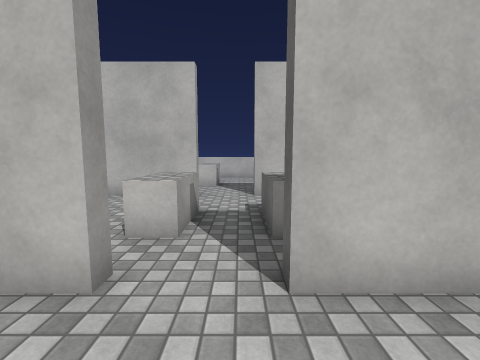
view 1 (above)

20 first-person views from a walk through a Unity game level. The camera is 1.4 m above the floor, tilts 6° down and sees 90° across. The floor is counted in squares, 1 m on a side. Each view is taken from the middle of a square. On the plan, view 1 faces up. The plan holds only what a view shows up to about 13 squares ahead; the rest is blank. The place goes on beyond the plan. Surface patterns are stand-ins for the level's own textures.

view 2
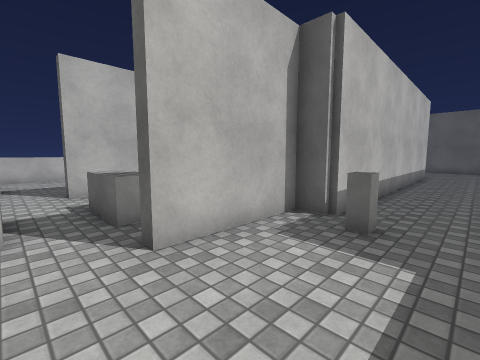

view 3
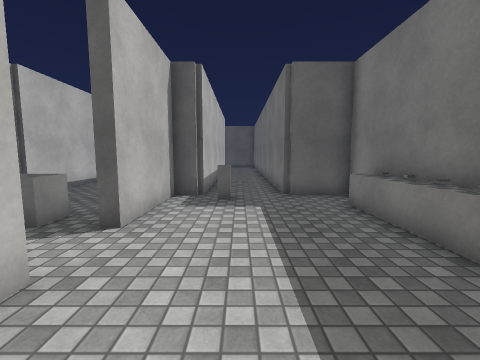

view 4
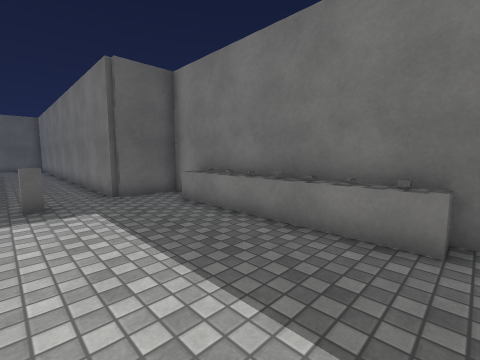

view 5
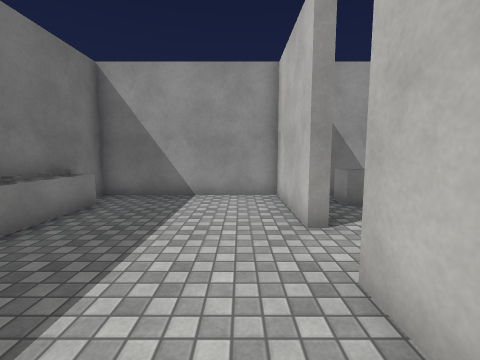

view 6
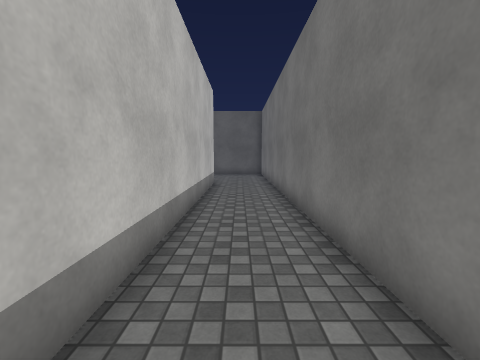

view 7
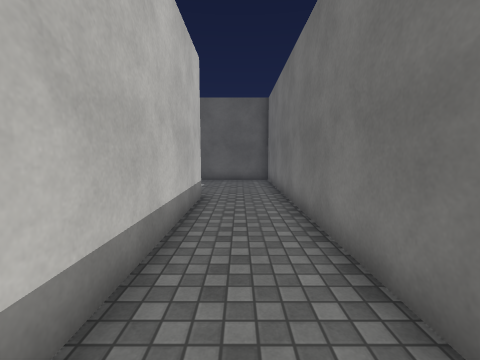

view 8
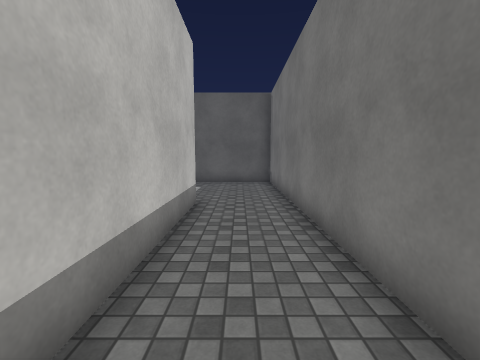

view 9
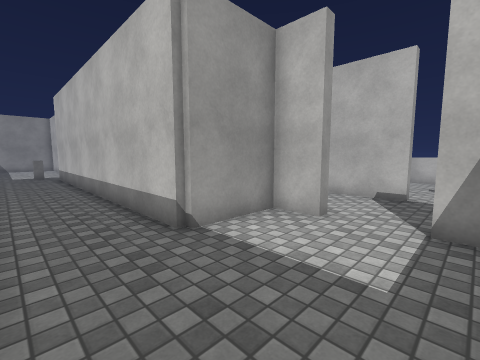

view 10
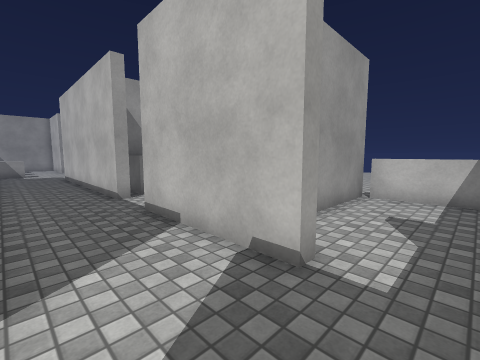

view 11
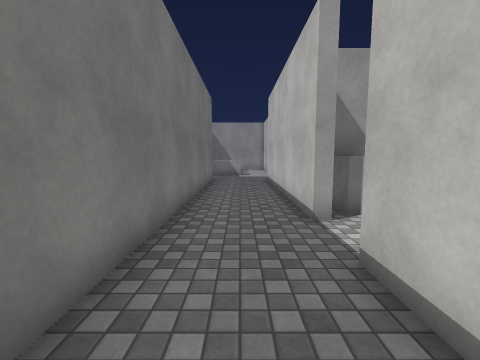

view 12
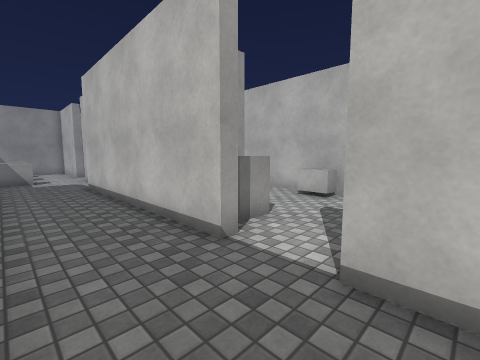

view 13
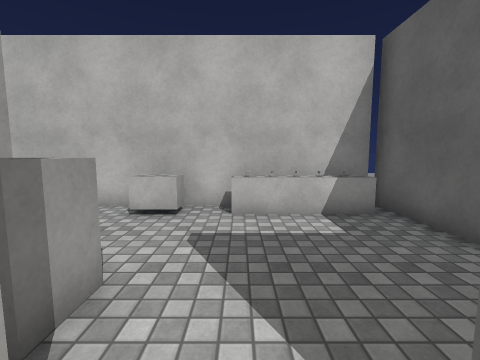

view 14
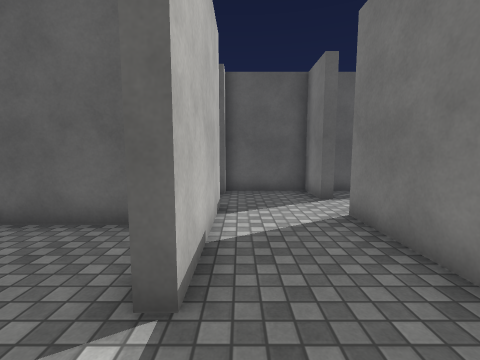

view 15
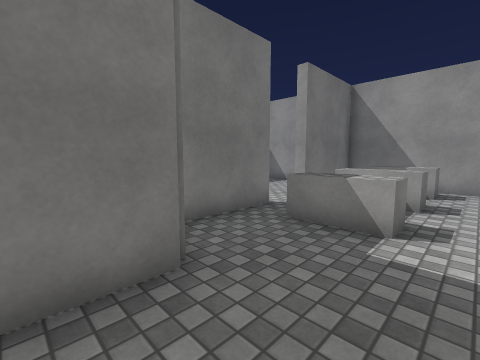

view 16
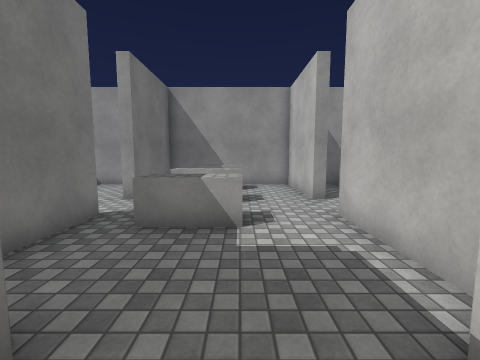

view 17
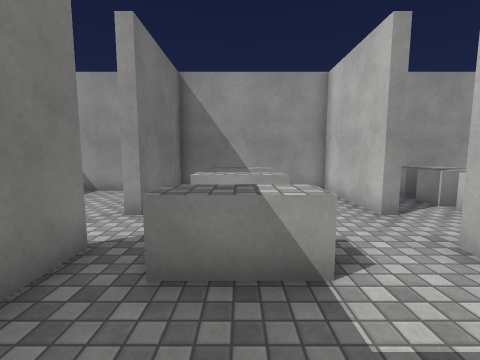

view 18
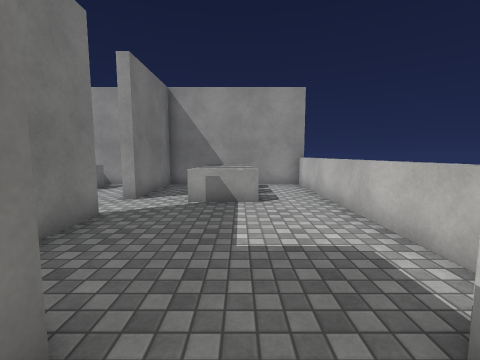

view 19
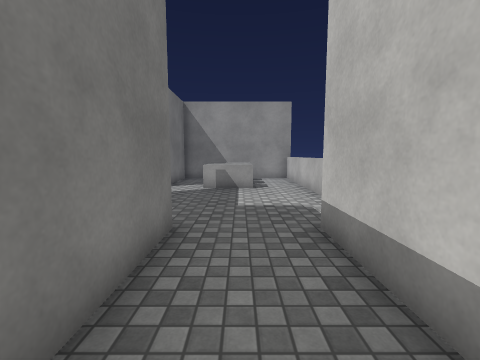

view 20
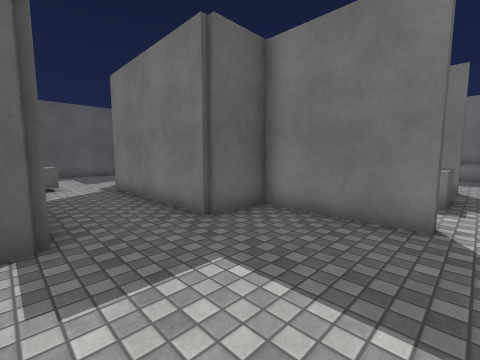

### Floor plan
Key: @ floor where view 1 was taken; # wall or solid block; . floor; = window, fence, low wall or low ledge; ^ raised ledge; O other object.
Columns run from 5 left of view 1 to 22 right of it. Each row starts with its distance up from view 1.
 15 #========#
 14 #........###############===
 13 #................O.^^^^#...
 12 OOOOO..................#...
 11 OOOOO.....######.......#...
 10 #........##    ##......#...
  9 ####..#####     #O.....#...
  8 ####..############..#####..#
  7 #..........................#
  6 #O.OO.O....................#
  5 #O.OO.O....................#
  4 #O.OO.O..###############..##
  3 ####..#####           #....#
  2 ####..#####           #....#
  1 #........O#############....#
  0 #....@...O.................#
 -1 #..........................#
 -2 #........###################
 -3 ##^^^^^^##
 -4 ##########

Positions as (right, up) in squares from view 1, and headings:
1: (0, 0), facing up
2: (-1, -1), facing up-right
3: (-4, 0), facing right
4: (-4, 1), facing down-right
5: (3, 1), facing left
6: (5, 0), facing right
7: (9, 0), facing right
8: (10, 0), facing right
9: (21, -1), facing up-left
10: (21, 5), facing up-left
11: (18, 6), facing left
12: (16, 5), facing up-left
13: (14, 7), facing up
14: (13, 7), facing right
15: (6, 7), facing down-left
16: (6, 6), facing left
17: (4, 5), facing left
18: (6, 12), facing left
19: (9, 12), facing left
20: (0, 14), facing down-right
